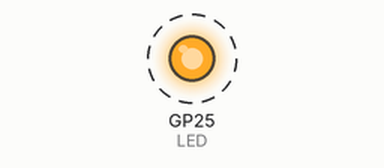
Simulated run of this program. Board: Raspberry Pi Pico running MicroPython. On the bench: output pins drawn as LEDs (lit = HIGH). Dashed ring = blinking.

Above: at 0.5 s.
Timing chart, 0 to 4.6 s (numbered marks = the images above):
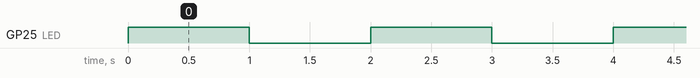

Measured:
- by itself, GP25 (LED): alternates HIGH for 1.0 s and LOW for 1.0 s

The program:

pico_1_led.py
```python
#RPI PICO ProMake Carrier Board
#LED Blink
#The LED will turn on for one second and then turn off for one second

from machine import Pin
from time import sleep

LED = Pin(25,Pin.OUT)

while True:
    LED.on()
    sleep(1)
    LED.off()
    sleep(1)
```
